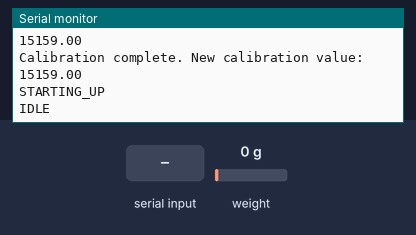
Bench run of a sketch on a simulated ESP8266 (NodeMCU). Shown: the last lines printed to the serial monitor. The test bench sets the inputs (shaded band); at power-on: weight on the scale 0 g. EEPROM starts erased.

Above: at 3.6 s.
3.7 s: "t" received over Serial
At 4.6 s:
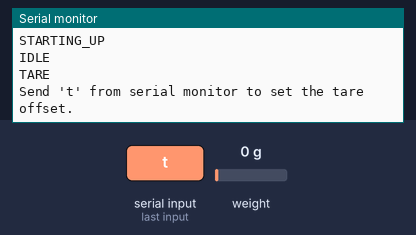
5.2 s: "t" received over Serial
At 5.7 s:
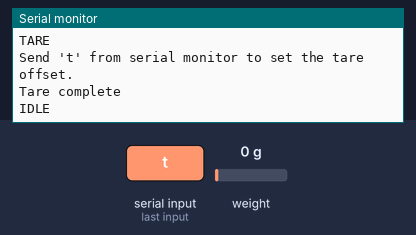
6.7 s: "r" received over Serial
At 7.1 s:
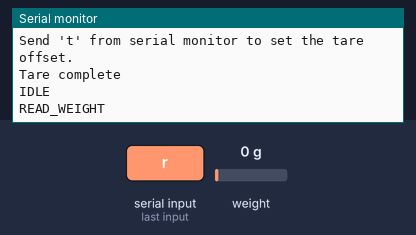
8.7 s: "c" received over Serial
At 9.7 s:
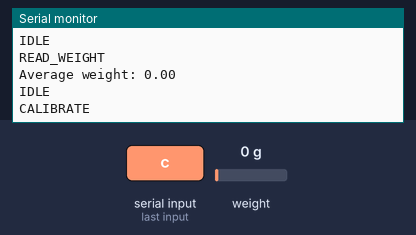

Measured:
- after the input at 3.7 s, the serial monitor: prints a new line at once (image 1)
- after the input at 5.2 s, the serial monitor: prints a new line at once (image 2)
- after the input at 6.7 s, the serial monitor: prints a new line at once (image 3)
- after the input at 8.7 s, the serial monitor: prints a new line at once (image 4)

The sketch:

HX711v2.ino
```cpp
#include <HX711_ADC.h>
#include <EEPROM.h>

const int HX711_dout = D2; // HX711 dout pin
const int HX711_sck = D3;  // HX711 sck pin
const int numReadings = 50; // Number of readings to smooth
const float knownWeight = 66.0; // Known weight for calibration
const int calVal_eepromAddress = 0; // EEPROM address for storing the calibration factor

HX711_ADC LoadCell(HX711_dout, HX711_sck);

enum State
{
  START_UP,
  IDLE,
  TARE,
  CALIBRATE,
  READ_WEIGHT
} state = START_UP;

unsigned long lastReadTime = 0;
const unsigned long readInterval = 10000; // Read weight every 10 seconds
unsigned long startUpStabilizingtime = 2000;

String printStateValue = "";
void printState(String _printStateValue)
{
  if (printStateValue != _printStateValue)
  {
    printStateValue = _printStateValue;
    Serial.println( printStateValue );
  }
}

void setup()
{
  Serial.begin(9600);
  startUpRoutine();

}


void startUpRoutine()
{
  Serial.println("Initial Startup Routine...");

  LoadCell.begin();
  LoadCell.start(startUpStabilizingtime, true);

  float calibrationValue;
  readCalibrationValue(&calibrationValue);
  LoadCell.setCalFactor(calibrationValue);
  Serial.println( calibrationValue );

  Serial.print("Calibration complete. New calibration value: ");
  Serial.println(calibrationValue);

  lastReadTime = millis();
  state = START_UP;
}

void loop()
{
  // Finite state machine handling
  switch(state)
  {
    case START_UP:
    {
      printState( "STARTING_UP" );

      state = IDLE;
      break;
    }

    case IDLE:
    {
      printState( "IDLE" );
      // Check for new incoming serial commands
      if (Serial.available() > 0)
      {
        char inByte = Serial.read();
        if (inByte == 't')
        {
          state = TARE;
        }
        else if (inByte == 'r')
        {
          state = READ_WEIGHT;
        }
        else if (inByte == 'c')
        {
          state = CALIBRATE;
        }
      }
      break;
    }

    case TARE:
    {

      printState( "TARE" );
      Serial.println("Send 't' from serial monitor to set the tare offset.");
      boolean _resume = false;
      while (_resume == false)
      {
        LoadCell.update();
        if (Serial.available() > 0)
        {
          if (Serial.available() > 0)
          {
            char inByte = Serial.read();
            if (inByte == 't')
            LoadCell.tareNoDelay();
          }
        }
        if (LoadCell.getTareStatus() == true)
        {
          Serial.println("Tare complete");
           state = IDLE;
          _resume = true;
        }
      }

      break;

    }

    case CALIBRATE:
    {
      printState( "CALIBRATE" );
      // Perform calibration with known weight

      LoadCell.refreshDataSet(); // Refresh data set for stable readings before calibration
      float newCalibrationValue = LoadCell.getNewCalibration(knownWeight);
      writeCalibrationValue( newCalibrationValue );
      Serial.print("Calibration complete. New calibration value: ");
      Serial.println(newCalibrationValue);
      state = IDLE;
      break;
    }

    case READ_WEIGHT:
    {
      printState( "READ_WEIGHT" );
      // Read weight and average over specified number of readings
      float weight = 0;
      for (int i = 0; i < numReadings; i++)
      {
        LoadCell.update();
        weight += LoadCell.getData();
        delay(10); // Slight delay between readings
      }

      weight /= numReadings; // Average
      Serial.print("Average weight: ");
      Serial.println(weight);
      lastReadTime = millis();
      state = IDLE;
      break;
    }
  }

  // Also read at regular intervals if not in special modes
  if (state == IDLE && millis() - lastReadTime >= readInterval)
   {
    state = READ_WEIGHT;
  }
}

bool readCalibrationValue(float *calibrationValue) {
  // Create a temporary buffer to hold the read bytes from EEPROM
  union {
    float calibrationValue;
    byte bytes[sizeof(float)];
  } data;

  // Read the bytes from EEPROM into the buffer
  for (unsigned int i = 0; i < sizeof(float); i++) {
    data.bytes[i] = EEPROM.read(calVal_eepromAddress + i);
  }

  *calibrationValue = data.calibrationValue;

  Serial.print("read from EEPROM: ");
  Serial.println(*calibrationValue);

  // Check if the calibration value read makes sense
  if (*calibrationValue >= 1e-6 && *calibrationValue <= 1e6)
  {

    return true; // Valid calibration value was read
  }


  // If the read value was not valid, assign a default value
  *calibrationValue = 15159.0; // Default value if not valid or not set

  Serial.print("returned from EEPROM: ");
  Serial.println(*calibrationValue);
  return false; // Indicate that we're returning a default value
}

void writeCalibrationValue(float calibrationValue) {
  // Create a buffer to hold the bytes to be written to EEPROM
  union {
    float calibrationValue;
    byte bytes[sizeof(float)];
  } data;

  data.calibrationValue = calibrationValue;

  // Write the bytes to EEPROM
  for (unsigned int i = 0; i < sizeof(float); i++) {
    EEPROM.write(calVal_eepromAddress + i, data.bytes[i]);
  }

  EEPROM.commit(); // Ensure EEPROM write is completed properly

  Serial.print("Written to EEPROM with success: ");
  Serial.println(calibrationValue);
}
```
